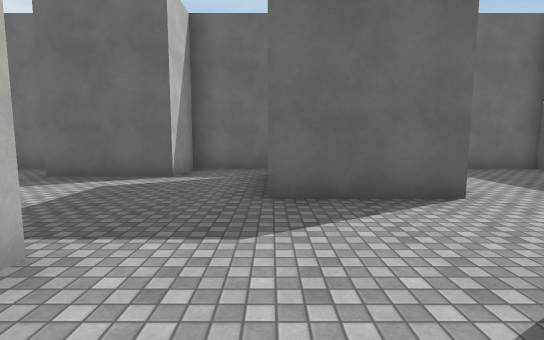
View 1 (above)

24 first-person views from a walk through a 3-D level made in the Unity game engine. The camera is 1.5 m above the floor, tilts 6° down and sees 85° across. The floor is counted in squares, 2 m on a side. Each view is taken from the middle of a square. On the plan, view 1 faces up. The plan holds only what a view shows up to about 10 squares ahead; the rest is blank. The place goes on beyond the plan. The player character is not drawn. Surface patterns are stand-ins for the level's own textures.

View 2
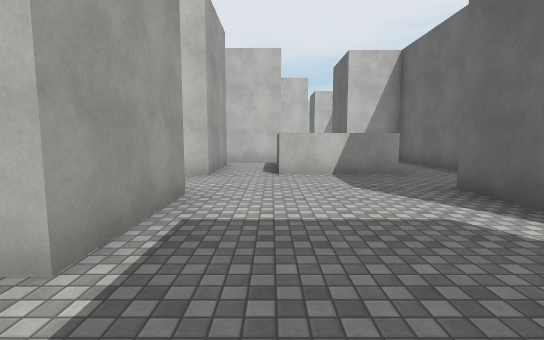

View 3
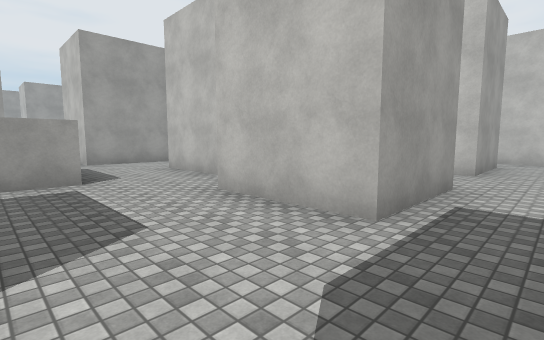

View 4
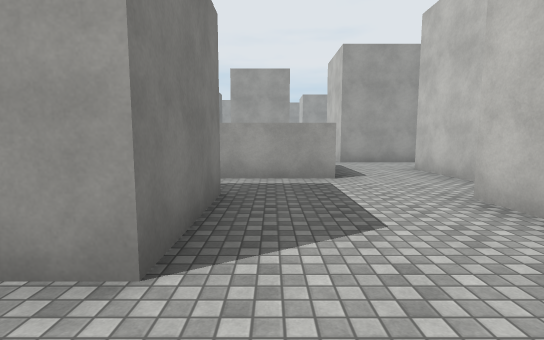

View 5
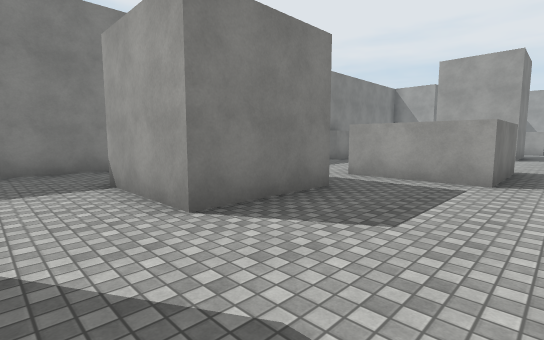

View 6
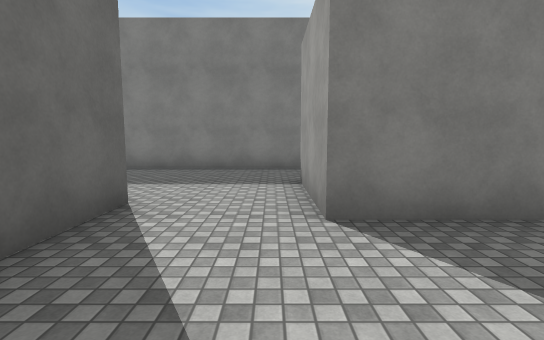

View 7
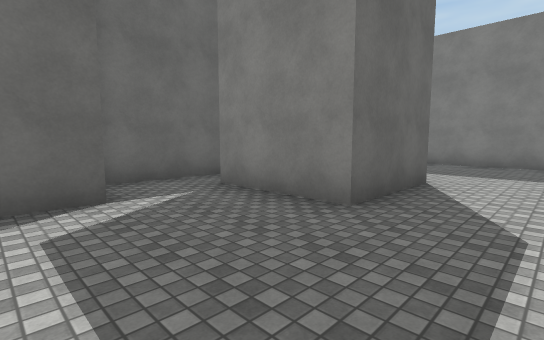

View 8
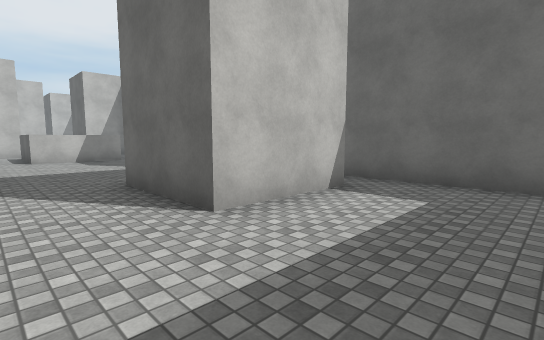

View 9
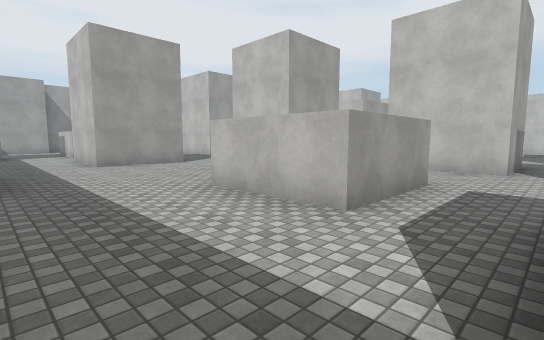

View 10
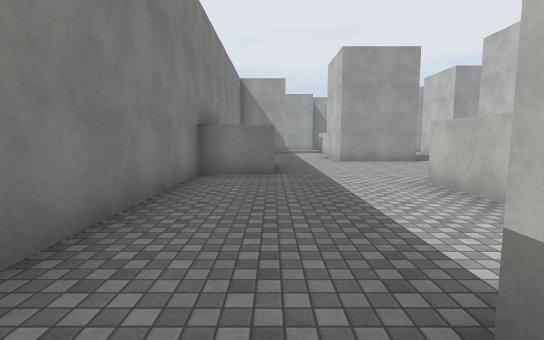

View 11
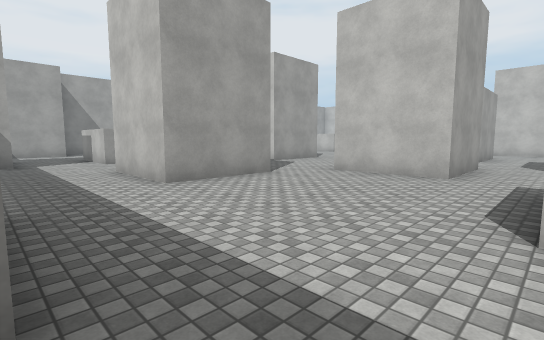

View 12
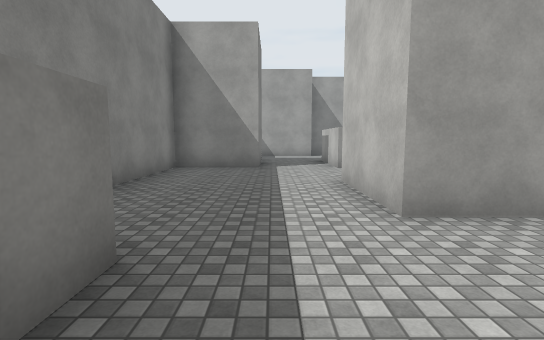

View 13
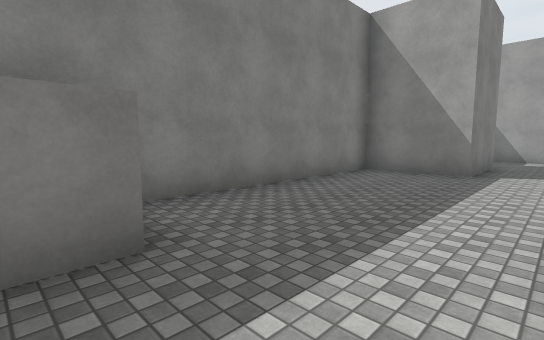

View 14
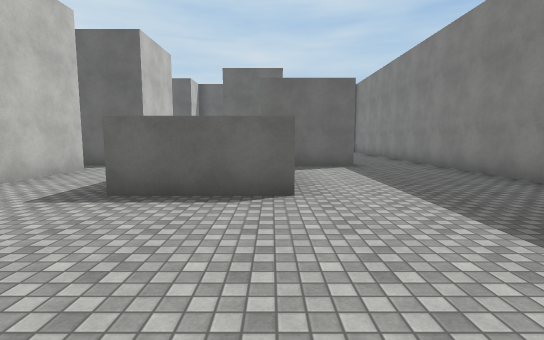

View 15
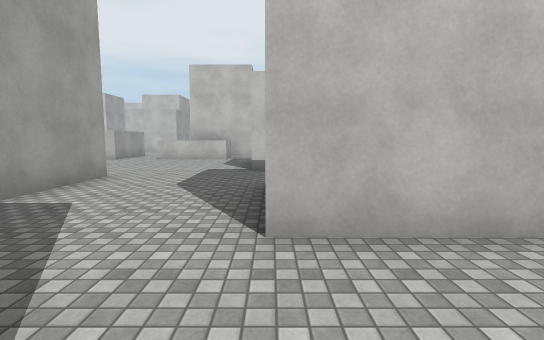

View 16
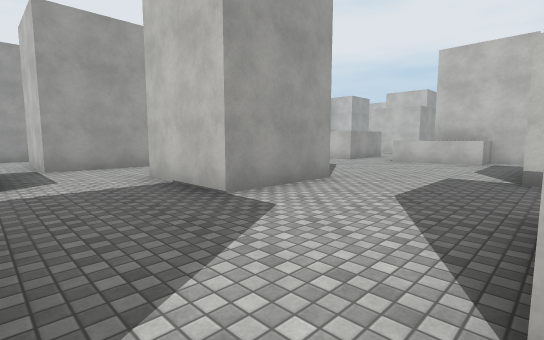

View 17
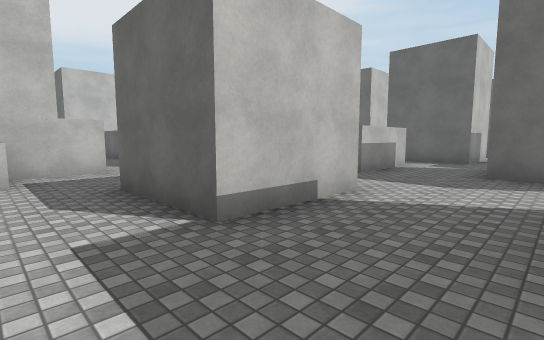

View 18
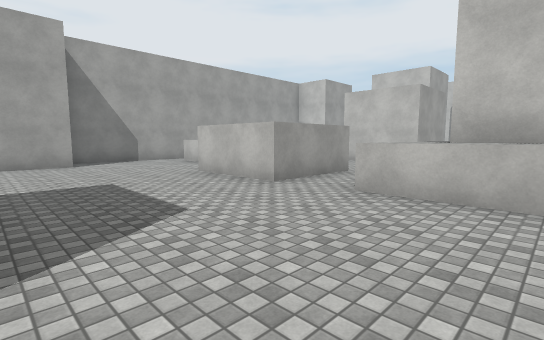

View 19
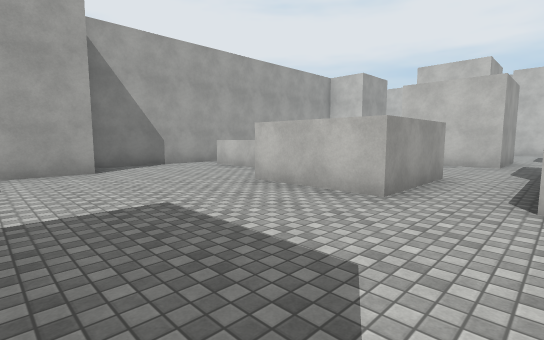

View 20
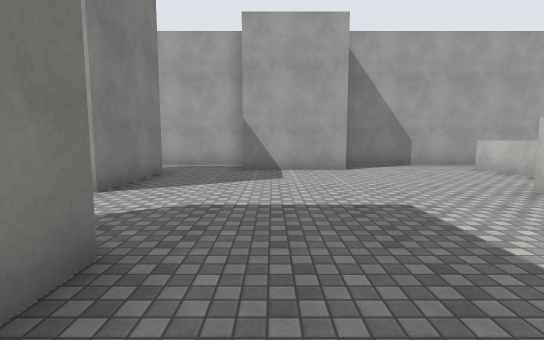

View 21
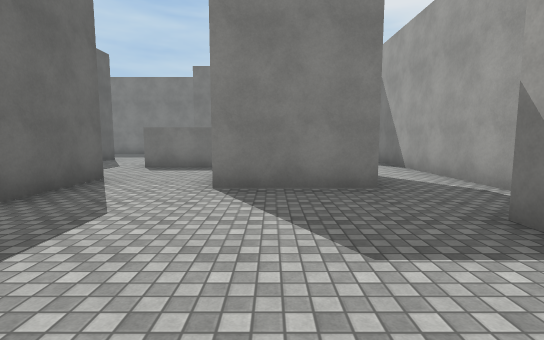

View 22
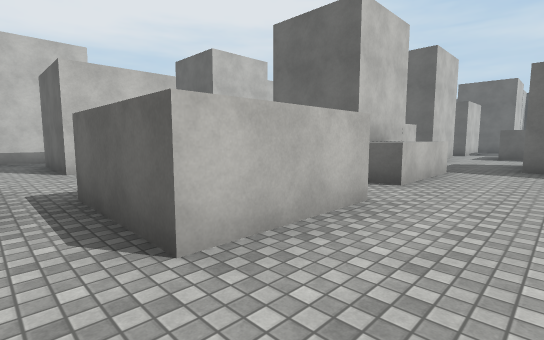

View 23
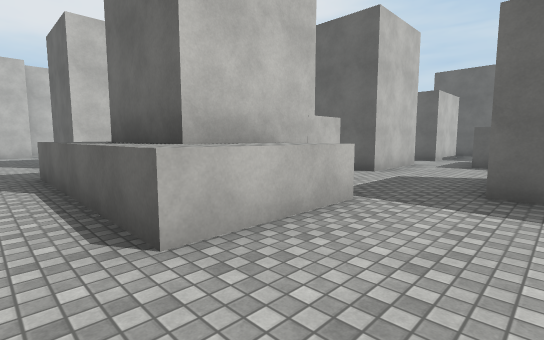

View 24
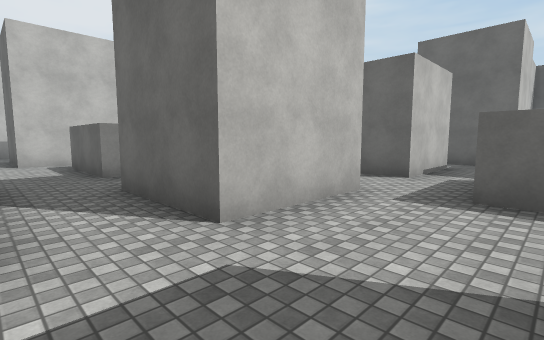

### Floor plan
Key: @ floor where view 1 was taken; # wall or solid block; . floor; ^ raised ledge.
Columns run from 21 left of view 1 to 7 right of it. Each row starts with its distance up from view 1.
  8            #####   ##########
  7             .....  #.. .....#
  6              ....###.###....#
  5               ^......###....#
  4               ^......###....#
  3            #.^^.............#
  2            #................#
  1          ### ### ###...###..#
  0           .  ###  ##.@.###..#
 -1           #   .........###..#
 -2           #. ...###.........#
 -3          ##. #..###..###....#
 -4          ... #..###..###....#
 -5           #.##.......###....#
 -6           #.................#
 -7   #.##..###.. #...##......###
 -8 ###.......... #... #......#
 -9   ....^^^ #..##... #........#
-10           #...........##....#
-11     #     ^^.......... #....#
-12   ###  ^^^^^.......... #....#
-13   ....^^^^^^....###.........#
-14   ..............###.........#
-15     ##...###.........###..###
-16  #  ##   ###.........###..#
-17  #.......###......#### #..#
-18    .....^^........###.  ..
-19           ^.......###.   .
-20          ^^..........    #
-21          .....##.......
-22        #################

Positions as (right, up) in squares from view 1, and headings:
1: (0, 0), facing up
2: (0, 3), facing left
3: (1, 3), facing down-left
4: (1, 3), facing down
5: (-1, 3), facing down-right
6: (-1, 2), facing right
7: (-3, 2), facing up-right
8: (5, 2), facing up-left
9: (5, -1), facing down-left
10: (5, 0), facing down
11: (5, -5), facing down-left
12: (4, -7), facing down
13: (3, -8), facing down-right
14: (2, -9), facing up
15: (1, -9), facing left
16: (0, -9), facing down-left
17: (-4, -11), facing up-left
18: (-6, -11), facing down-left
19: (-6, -13), facing down-left
20: (-6, -13), facing down
21: (-8, -18), facing right
22: (-8, -18), facing up-left
23: (-8, -14), facing up-left
24: (-9, -9), facing up-left
